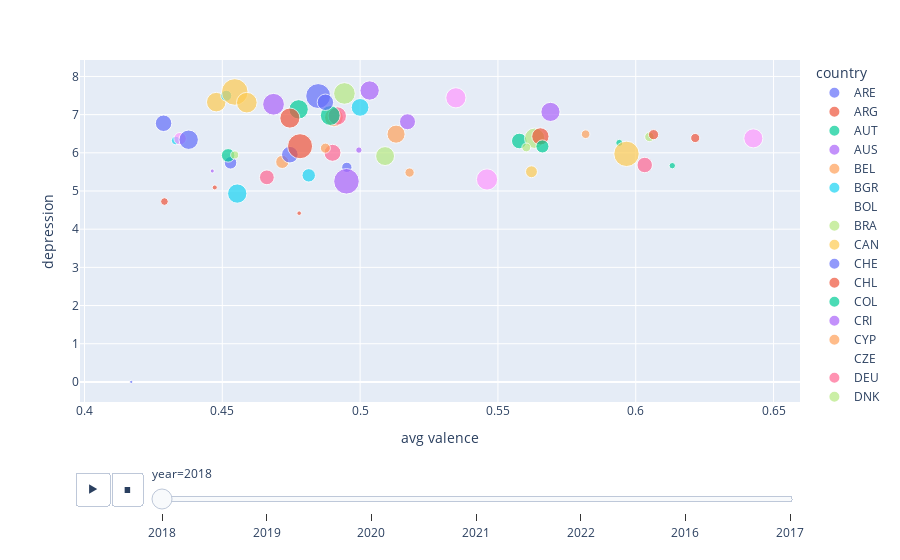

Notebook source saved alongside this figure:
### Code cell
import pandas as pd
import plotly.express as px

data = pd.read_pickle('store.pkl')
figure_animated_all = px.scatter(data, x='avg valence', y='depression', size = 'gdp per cap' ,animation_frame = 'year', color = 'country')
figure_animated_all.show()

### Figure 1 — Plotly figure (JSON) as saved in the notebook; plotly's stock layout.template omitted (floating-point values rounded to 4 significant figures)
{"data": [{"hovertemplate": "country=ARE<br>year=2018<br>avg valence=%{x}<br>depression=%{y}<br>gdp per cap=%{marker.size}<extra></extra>", "legendgroup": "ARE", "marker": {"color": "#636efa", "size": [33893], "sizemode": "area", "sizeref": 248.2, "symbol": "circle"}, "mode": "markers", "name": "ARE", "orientation": "v", "showlegend": true, "type": "scatter", "x": [0.4287], "xaxis": "x", "y": [6.774], "yaxis": "y"}, {"hovertemplate": "country=ARG<br>year=2018<br>avg valence=%{x}<br>depression=%{y}<br>gdp per cap=%{marker.size}<extra></extra>", "legendgroup": "ARG", "marker": {"color": "#EF553B", "size": [10429], "sizemode": "area", "sizeref": 248.2, "symbol": "circle"}, "mode": "markers", "name": "ARG", "orientation": "v", "showlegend": true, "type": "scatter", "x": [0.6216], "xaxis": "x", "y": [6.388], "yaxis": "y"}, {"hovertemplate": "country=AUT<br>year=2018<br>avg valence=%{x}<br>depression=%{y}<br>gdp per cap=%{marker.size}<extra></extra>", "legendgroup": "AUT", "marker": {"color": "#00cc96", "size": [46599], "sizemode": "area", "sizeref": 248.2, "symbol": "circle"}, "mode": "markers", "name": "AUT", "orientation": "v", "showlegend": true, "type": "scatter", "x": [0.4777], "xaxis": "x", "y": [7.139], "yaxis": "y"}, {"hovertemplate": "country=AUS<br>year=2018<br>avg valence=%{x}<br>depression=%{y}<br>gdp per cap=%{marker.size}<extra></extra>", "legendgroup": "AUS", "marker": {"color": "#ab63fa", "size": [58654], "sizemode": "area", "sizeref": 248.2, "symbol": "circle"}, "mode": "markers", "name": "AUS", "orientation": "v", "showlegend": true, "type": "scatter", "x": [0.4686], "xaxis": "x", "y": [7.272], "yaxis": "y"}, {"hovertemplate": "country=BEL<br>year=2018<br>avg valence=%{x}<br>depression=%{y}<br>gdp per cap=%{marker.size}<extra></extra>", "legendgroup": "BEL", "marker": {"color": "#FFA15A", "size": [43968], "sizemode": "area", "sizeref": 248.2, "symbol": "circle"}, "mode": "markers", "name": "BEL", "orientation": "v", "showlegend": true, "type": "scatter", "x": [0.4905], "xaxis": "x", "y": [6.927], "yaxis": "y"}, {"hovertemplate": "country=BGR<br>year=2018<br>avg valence=%{x}<br>depression=%{y}<br>gdp per cap=%{marker.size}<extra></extra>", "legendgroup": "BGR", "marker": {"color": "#19d3f3", "size": [46370], "sizemode": "area", "sizeref": 248.2, "symbol": "circle"}, "mode": "markers", "name": "BGR", "orientation": "v", "showlegend": true, "type": "scatter", "x": [0.4554], "xaxis": "x", "y": [4.933], "yaxis": "y"}, {"hovertemplate": "country=BOL<br>year=2018<br>avg valence=%{x}<br>depression=%{y}<br>gdp per cap=%{marker.size}<extra></extra>", "legendgroup": "BOL", "marker": {"color": "#FF6692", "size": [0], "sizemode": "area", "sizeref": 248.2, "symbol": "circle"}, "mode": "markers", "name": "BOL", "orientation": "v", "showlegend": true, "type": "scatter", "x": [0.5871], "xaxis": "x", "y": [0], "yaxis": "y"}, {"hovertemplate": "country=BRA<br>year=2018<br>avg valence=%{x}<br>depression=%{y}<br>gdp per cap=%{marker.size}<extra></extra>", "legendgroup": "BRA", "marker": {"color": "#B6E880", "size": [11286], "sizemode": "area", "sizeref": 248.2, "symbol": "circle"}, "mode": "markers", "name": "BRA", "orientation": "v", "showlegend": true, "type": "scatter", "x": [0.605], "xaxis": "x", "y": [6.419], "yaxis": "y"}, {"hovertemplate": "country=CAN<br>year=2018<br>avg valence=%{x}<br>depression=%{y}<br>gdp per cap=%{marker.size}<extra></extra>", "legendgroup": "CAN", "marker": {"color": "#FECB52", "size": [47361], "sizemode": "area", "sizeref": 248.2, "symbol": "circle"}, "mode": "markers", "name": "CAN", "orientation": "v", "showlegend": true, "type": "scatter", "x": [0.4478], "xaxis": "x", "y": [7.328], "yaxis": "y"}, {"hovertemplate": "country=CHE<br>year=2018<br>avg valence=%{x}<br>depression=%{y}<br>gdp per cap=%{marker.size}<extra></extra>", "legendgroup": "CHE", "marker": {"color": "#636efa", "size": [77277], "sizemode": "area", "sizeref": 248.2, "symbol": "circle"}, "mode": "markers", "name": "CHE", "orientation": "v", "showlegend": true, "type": "scatter", "x": [0.4848], "xaxis": "x", "y": [7.487], "yaxis": "y"}, {"hovertemplate": "country=CHL<br>year=2018<br>avg valence=%{x}<br>depression=%{y}<br>gdp per cap=%{marker.size}<extra></extra>", "legendgroup": "CHL", "marker": {"color": "#EF553B", "size": [12808], "sizemode": "area", "sizeref": 248.2, "symbol": "circle"}, "mode": "markers", "name": "CHL", "orientation": "v", "showlegend": true, "type": "scatter", "x": [0.6065], "xaxis": "x", "y": [6.476], "yaxis": "y"}, {"hovertemplate": "country=COL<br>year=2018<br>avg valence=%{x}<br>depression=%{y}<br>gdp per cap=%{marker.size}<extra></extra>", "legendgroup": "COL", "marker": {"color": "#00cc96", "size": [6337], "sizemode": "area", "sizeref": 248.2, "symbol": "circle"}, "mode": "markers", "name": "COL", "orientation": "v", "showlegend": true, "type": "scatter", "x": [0.594], "xaxis": "x", "y": [6.26], "yaxis": "y"}, {"hovertemplate": "country=CRI<br>year=2018<br>avg valence=%{x}<br>depression=%{y}<br>gdp per cap=%{marker.size}<extra></extra>", "legendgroup": "CRI", "marker": {"color": "#ab63fa", "size": [45676], "sizemode": "area", "sizeref": 248.2, "symbol": "circle"}, "mode": "markers", "name": "CRI", "orientation": "v", "showlegend": true, "type": "scatter", "x": [0.5691], "xaxis": "x", "y": [7.072], "yaxis": "y"}, {"hovertemplate": "country=CYP<br>year=2018<br>avg valence=%{x}<br>depression=%{y}<br>gdp per cap=%{marker.size}<extra></extra>", "legendgroup": "CYP", "marker": {"color": "#FFA15A", "size": [21514], "sizemode": "area", "sizeref": 248.2, "symbol": "circle"}, "mode": "markers", "name": "CYP", "orientation": "v", "showlegend": true, "type": "scatter", "x": [0.4718], "xaxis": "x", "y": [5.762], "yaxis": "y"}, {"hovertemplate": "country=CZE<br>year=2018<br>avg valence=%{x}<br>depression=%{y}<br>gdp per cap=%{marker.size}<extra></extra>", "legendgroup": "CZE", "marker": {"color": "#19d3f3", "size": [0], "sizemode": "area", "sizeref": 248.2, "symbol": "circle"}, "mode": "markers", "name": "CZE", "orientation": "v", "showlegend": true, "type": "scatter", "x": [0.4682], "xaxis": "x", "y": [6.711], "yaxis": "y"}, {"hovertemplate": "country=DEU<br>year=2018<br>avg valence=%{x}<br>depression=%{y}<br>gdp per cap=%{marker.size}<extra></extra>", "legendgroup": "DEU", "marker": {"color": "#FF6692", "size": [42020], "sizemode": "area", "sizeref": 248.2, "symbol": "circle"}, "mode": "markers", "name": "DEU", "orientation": "v", "showlegend": true, "type": "scatter", "x": [0.4917], "xaxis": "x", "y": [6.965], "yaxis": "y"}, {"hovertemplate": "country=DNK<br>year=2018<br>avg valence=%{x}<br>depression=%{y}<br>gdp per cap=%{marker.size}<extra></extra>", "legendgroup": "DNK", "marker": {"color": "#B6E880", "size": [57967], "sizemode": "area", "sizeref": 248.2, "symbol": "circle"}, "mode": "markers", "name": "DNK", "orientation": "v", "showlegend": true, "type": "scatter", "x": [0.4943], "xaxis": "x", "y": [7.555], "yaxis": "y"}, {"hovertemplate": "country=DOM<br>year=2018<br>avg valence=%{x}<br>depression=%{y}<br>gdp per cap=%{marker.size}<extra></extra>", "legendgroup": "DOM", "marker": {"color": "#FF97FF", "size": [55952], "sizemode": "area", "sizeref": 248.2, "symbol": "circle"}, "mode": "markers", "name": "DOM", "orientation": "v", "showlegend": true, "type": "scatter", "x": [0.546], "xaxis": "x", "y": [5.302], "yaxis": "y"}, {"hovertemplate": "country=ECU<br>year=2018<br>avg valence=%{x}<br>depression=%{y}<br>gdp per cap=%{marker.size}<extra></extra>", "legendgroup": "ECU", "marker": {"color": "#FECB52", "size": [79915], "sizemode": "area", "sizeref": 248.2, "symbol": "circle"}, "mode": "markers", "name": "ECU", "orientation": "v", "showlegend": true, "type": "scatter", "x": [0.5966], "xaxis": "x", "y": [5.973], "yaxis": "y"}, {"hovertemplate": "country=EST<br>year=2018<br>avg valence=%{x}<br>depression=%{y}<br>gdp per cap=%{marker.size}<extra></extra>", "legendgroup": "EST", "marker": {"color": "#636efa", "size": [19569], "sizemode": "area", "sizeref": 248.2, "symbol": "circle"}, "mode": "markers", "name": "EST", "orientation": "v", "showlegend": true, "type": "scatter", "x": [0.453], "xaxis": "x", "y": [5.739], "yaxis": "y"}, {"hovertemplate": "country=EGY<br>year=2018<br>avg valence=%{x}<br>depression=%{y}<br>gdp per cap=%{marker.size}<extra></extra>", "legendgroup": "EGY", "marker": {"color": "#EF553B", "size": [2593], "sizemode": "area", "sizeref": 248.2, "symbol": "circle"}, "mode": "markers", "name": "EGY", "orientation": "v", "showlegend": true, "type": "scatter", "x": [0.4779], "xaxis": "x", "y": [4.419], "yaxis": "y"}, {"hovertemplate": "country=ESP<br>year=2018<br>avg valence=%{x}<br>depression=%{y}<br>gdp per cap=%{marker.size}<extra></extra>", "legendgroup": "ESP", "marker": {"color": "#00cc96", "size": [30273], "sizemode": "area", "sizeref": 248.2, "symbol": "circle"}, "mode": "markers", "name": "ESP", "orientation": "v", "showlegend": true, "type": "scatter", "x": [0.5578], "xaxis": "x", "y": [6.31], "yaxis": "y"}, {"hovertemplate": "country=FIN<br>year=2018<br>avg valence=%{x}<br>depression=%{y}<br>gdp per cap=%{marker.size}<extra></extra>", "legendgroup": "FIN", "marker": {"color": "#ab63fa", "size": [46439], "sizemode": "area", "sizeref": 248.2, "symbol": "circle"}, "mode": "markers", "name": "FIN", "orientation": "v", "showlegend": true, "type": "scatter", "x": [0.5035], "xaxis": "x", "y": [7.632], "yaxis": "y"}, {"hovertemplate": "country=FRA<br>year=2018<br>avg valence=%{x}<br>depression=%{y}<br>gdp per cap=%{marker.size}<extra></extra>", "legendgroup": "FRA", "marker": {"color": "#FFA15A", "size": [40685], "sizemode": "area", "sizeref": 248.2, "symbol": "circle"}, "mode": "markers", "name": "FRA", "orientation": "v", "showlegend": true, "type": "scatter", "x": [0.513], "xaxis": "x", "y": [6.489], "yaxis": "y"}, {"hovertemplate": "country=GBR<br>year=2018<br>avg valence=%{x}<br>depression=%{y}<br>gdp per cap=%{marker.size}<extra></extra>", "legendgroup": "GBR", "marker": {"color": "#19d3f3", "size": [39105], "sizemode": "area", "sizeref": 248.2, "symbol": "circle"}, "mode": "markers", "name": "GBR", "orientation": "v", "showlegend": true, "type": "scatter", "x": [0.5], "xaxis": "x", "y": [7.19], "yaxis": "y"}, {"hovertemplate": "country=GRC<br>year=2018<br>avg valence=%{x}<br>depression=%{y}<br>gdp per cap=%{marker.size}<extra></extra>", "legendgroup": "GRC", "marker": {"color": "#FF6692", "size": [27264], "sizemode": "area", "sizeref": 248.2, "symbol": "circle"}, "mode": "markers", "name": "GRC", "orientation": "v", "showlegend": true, "type": "scatter", "x": [0.4662], "xaxis": "x", "y": [5.358], "yaxis": "y"}, {"hovertemplate": "country=GTM<br>year=2018<br>avg valence=%{x}<br>depression=%{y}<br>gdp per cap=%{marker.size}<extra></extra>", "legendgroup": "GTM", "marker": {"color": "#B6E880", "size": [51428], "sizemode": "area", "sizeref": 248.2, "symbol": "circle"}, "mode": "markers", "name": "GTM", "orientation": "v", "showlegend": true, "type": "scatter", "x": [0.5633], "xaxis": "x", "y": [6.382], "yaxis": "y"}, {"hovertemplate": "country=HKG<br>year=2018<br>avg valence=%{x}<br>depression=%{y}<br>gdp per cap=%{marker.size}<extra></extra>", "legendgroup": "HKG", "marker": {"color": "#FF97FF", "size": [0], "sizemode": "area", "sizeref": 248.2, "symbol": "circle"}, "mode": "markers", "name": "HKG", "orientation": "v", "showlegend": true, "type": "scatter", "x": [0.4254], "xaxis": "x", "y": [5.43], "yaxis": "y"}, {"hovertemplate": "country=HND<br>year=2018<br>avg valence=%{x}<br>depression=%{y}<br>gdp per cap=%{marker.size}<extra></extra>", "legendgroup": "HND", "marker": {"color": "#FECB52", "size": [17639], "sizemode": "area", "sizeref": 248.2, "symbol": "circle"}, "mode": "markers", "name": "HND", "orientation": "v", "showlegend": true, "type": "scatter", "x": [0.5622], "xaxis": "x", "y": [5.504], "yaxis": "y"}, {"hovertemplate": "country=HUN<br>year=2018<br>avg valence=%{x}<br>depression=%{y}<br>gdp per cap=%{marker.size}<extra></extra>", "legendgroup": "HUN", "marker": {"color": "#636efa", "size": [13288], "sizemode": "area", "sizeref": 248.2, "symbol": "circle"}, "mode": "markers", "name": "HUN", "orientation": "v", "showlegend": true, "type": "scatter", "x": [0.4952], "xaxis": "x", "y": [5.62], "yaxis": "y"}, {"hovertemplate": "country=IDN<br>year=2018<br>avg valence=%{x}<br>depression=%{y}<br>gdp per cap=%{marker.size}<extra></extra>", "legendgroup": "IDN", "marker": {"color": "#EF553B", "size": [3122], "sizemode": "area", "sizeref": 248.2, "symbol": "circle"}, "mode": "markers", "name": "IDN", "orientation": "v", "showlegend": true, "type": "scatter", "x": [0.4473], "xaxis": "x", "y": [5.093], "yaxis": "y"}, {"hovertemplate": "country=IRL<br>year=2018<br>avg valence=%{x}<br>depression=%{y}<br>gdp per cap=%{marker.size}<extra></extra>", "legendgroup": "IRL", "marker": {"color": "#00cc96", "size": [48761], "sizemode": "area", "sizeref": 248.2, "symbol": "circle"}, "mode": "markers", "name": "IRL", "orientation": "v", "showlegend": true, "type": "scatter", "x": [0.4892], "xaxis": "x", "y": [6.977], "yaxis": "y"}, {"hovertemplate": "country=ISR<br>year=2018<br>avg valence=%{x}<br>depression=%{y}<br>gdp per cap=%{marker.size}<extra></extra>", "legendgroup": "ISR", "marker": {"color": "#ab63fa", "size": [31852], "sizemode": "area", "sizeref": 248.2, "symbol": "circle"}, "mode": "markers", "name": "ISR", "orientation": "v", "showlegend": true, "type": "scatter", "x": [0.5172], "xaxis": "x", "y": [6.814], "yaxis": "y"}, {"hovertemplate": "country=ISL<br>year=2018<br>avg valence=%{x}<br>depression=%{y}<br>gdp per cap=%{marker.size}<extra></extra>", "legendgroup": "ISL", "marker": {"color": "#19d3f3", "size": [15132], "sizemode": "area", "sizeref": 248.2, "symbol": "circle"}, "mode": "markers", "name": "ISL", "orientation": "v", "showlegend": true, "type": "scatter", "x": [0.4514], "xaxis": "x", "y": [7.495], "yaxis": "y"}, {"hovertemplate": "country=ITA<br>year=2018<br>avg valence=%{x}<br>depression=%{y}<br>gdp per cap=%{marker.size}<extra></extra>", "legendgroup": "ITA", "marker": {"color": "#FF6692", "size": [35972], "sizemode": "area", "sizeref": 248.2, "symbol": "circle"}, "mode": "markers", "name": "ITA", "orientation": "v", "showlegend": true, "type": "scatter", "x": [0.49], "xaxis": "x", "y": [6], "yaxis": "y"}, {"hovertemplate": "country=JPN<br>year=2018<br>avg valence=%{x}<br>depression=%{y}<br>gdp per cap=%{marker.size}<extra></extra>", "legendgroup": "JPN", "marker": {"color": "#B6E880", "size": [44344], "sizemode": "area", "sizeref": 248.2, "symbol": "circle"}, "mode": "markers", "name": "JPN", "orientation": "v", "showlegend": true, "type": "scatter", "x": [0.5091], "xaxis": "x", "y": [5.915], "yaxis": "y"}, {"hovertemplate": "country=LTU<br>year=2018<br>avg valence=%{x}<br>depression=%{y}<br>gdp per cap=%{marker.size}<extra></extra>", "legendgroup": "LTU", "marker": {"color": "#636efa", "size": [34388], "sizemode": "area", "sizeref": 248.2, "symbol": "circle"}, "mode": "markers", "name": "LTU", "orientation": "v", "showlegend": true, "type": "scatter", "x": [0.4745], "xaxis": "x", "y": [5.952], "yaxis": "y"}, {"hovertemplate": "country=LUX<br>year=2018<br>avg valence=%{x}<br>depression=%{y}<br>gdp per cap=%{marker.size}<extra></extra>", "legendgroup": "LUX", "marker": {"color": "#EF553B", "size": [50117], "sizemode": "area", "sizeref": 248.2, "symbol": "circle"}, "mode": "markers", "name": "LUX", "orientation": "v", "showlegend": true, "type": "scatter", "x": [0.4745], "xaxis": "x", "y": [6.91], "yaxis": "y"}, {"hovertemplate": "country=LVA<br>year=2018<br>avg valence=%{x}<br>depression=%{y}<br>gdp per cap=%{marker.size}<extra></extra>", "legendgroup": "LVA", "marker": {"color": "#00cc96", "size": [22818], "sizemode": "area", "sizeref": 248.2, "symbol": "circle"}, "mode": "markers", "name": "LVA", "orientation": "v", "showlegend": true, "type": "scatter", "x": [0.4521], "xaxis": "x", "y": [5.933], "yaxis": "y"}, {"hovertemplate": "country=MAR<br>year=2018<br>avg valence=%{x}<br>depression=%{y}<br>gdp per cap=%{marker.size}<extra></extra>", "legendgroup": "MAR", "marker": {"color": "#ab63fa", "size": [81274], "sizemode": "area", "sizeref": 248.2, "symbol": "circle"}, "mode": "markers", "name": "MAR", "orientation": "v", "showlegend": true, "type": "scatter", "x": [0.4951], "xaxis": "x", "y": [5.254], "yaxis": "y"}, {"hovertemplate": "country=MEX<br>year=2018<br>avg valence=%{x}<br>depression=%{y}<br>gdp per cap=%{marker.size}<extra></extra>", "legendgroup": "MEX", "marker": {"color": "#FFA15A", "size": [9271], "sizemode": "area", "sizeref": 248.2, "symbol": "circle"}, "mode": "markers", "name": "MEX", "orientation": "v", "showlegend": true, "type": "scatter", "x": [0.5818], "xaxis": "x", "y": [6.488], "yaxis": "y"}, {"hovertemplate": "country=MYS<br>year=2018<br>avg valence=%{x}<br>depression=%{y}<br>gdp per cap=%{marker.size}<extra></extra>", "legendgroup": "MYS", "marker": {"color": "#19d3f3", "size": [9041], "sizemode": "area", "sizeref": 248.2, "symbol": "circle"}, "mode": "markers", "name": "MYS", "orientation": "v", "showlegend": true, "type": "scatter", "x": [0.4331], "xaxis": "x", "y": [6.322], "yaxis": "y"}, {"hovertemplate": "country=NIC<br>year=2018<br>avg valence=%{x}<br>depression=%{y}<br>gdp per cap=%{marker.size}<extra></extra>", "legendgroup": "NIC", "marker": {"color": "#B6E880", "size": [9779], "sizemode": "area", "sizeref": 248.2, "symbol": "circle"}, "mode": "markers", "name": "NIC", "orientation": "v", "showlegend": true, "type": "scatter", "x": [0.5603], "xaxis": "x", "y": [6.141], "yaxis": "y"}, {"hovertemplate": "country=NLD<br>year=2018<br>avg valence=%{x}<br>depression=%{y}<br>gdp per cap=%{marker.size}<extra></extra>", "legendgroup": "NLD", "marker": {"color": "#FF97FF", "size": [50744], "sizemode": "area", "sizeref": 248.2, "symbol": "circle"}, "mode": "markers", "name": "NLD", "orientation": "v", "showlegend": true, "type": "scatter", "x": [0.5347], "xaxis": "x", "y": [7.441], "yaxis": "y"}, {"hovertemplate": "country=NOR<br>year=2018<br>avg valence=%{x}<br>depression=%{y}<br>gdp per cap=%{marker.size}<extra></extra>", "legendgroup": "NOR", "marker": {"color": "#FECB52", "size": [87754], "sizemode": "area", "sizeref": 248.2, "symbol": "circle"}, "mode": "markers", "name": "NOR", "orientation": "v", "showlegend": true, "type": "scatter", "x": [0.4545], "xaxis": "x", "y": [7.594], "yaxis": "y"}, {"hovertemplate": "country=NZL<br>year=2018<br>avg valence=%{x}<br>depression=%{y}<br>gdp per cap=%{marker.size}<extra></extra>", "legendgroup": "NZL", "marker": {"color": "#636efa", "size": [33543], "sizemode": "area", "sizeref": 248.2, "symbol": "circle"}, "mode": "markers", "name": "NZL", "orientation": "v", "showlegend": true, "type": "scatter", "x": [0.4874], "xaxis": "x", "y": [7.324], "yaxis": "y"}, {"hovertemplate": "country=PAN<br>year=2018<br>avg valence=%{x}<br>depression=%{y}<br>gdp per cap=%{marker.size}<extra></extra>", "legendgroup": "PAN", "marker": {"color": "#EF553B", "size": [37273], "sizemode": "area", "sizeref": 248.2, "symbol": "circle"}, "mode": "markers", "name": "PAN", "orientation": "v", "showlegend": true, "type": "scatter", "x": [0.5654], "xaxis": "x", "y": [6.43], "yaxis": "y"}, {"hovertemplate": "country=PER<br>year=2018<br>avg valence=%{x}<br>depression=%{y}<br>gdp per cap=%{marker.size}<extra></extra>", "legendgroup": "PER", "marker": {"color": "#00cc96", "size": [5082], "sizemode": "area", "sizeref": 248.2, "symbol": "circle"}, "mode": "markers", "name": "PER", "orientation": "v", "showlegend": true, "type": "scatter", "x": [0.6133], "xaxis": "x", "y": [5.663], "yaxis": "y"}, {"hovertemplate": "country=PHL<br>year=2018<br>avg valence=%{x}<br>depression=%{y}<br>gdp per cap=%{marker.size}<extra></extra>", "legendgroup": "PHL", "marker": {"color": "#ab63fa", "size": [2124], "sizemode": "area", "sizeref": 248.2, "symbol": "circle"}, "mode": "markers", "name": "PHL", "orientation": "v", "showlegend": true, "type": "scatter", "x": [0.4463], "xaxis": "x", "y": [5.524], "yaxis": "y"}, {"hovertemplate": "country=POL<br>year=2018<br>avg valence=%{x}<br>depression=%{y}<br>gdp per cap=%{marker.size}<extra></extra>", "legendgroup": "POL", "marker": {"color": "#FFA15A", "size": [12519], "sizemode": "area", "sizeref": 248.2, "symbol": "circle"}, "mode": "markers", "name": "POL", "orientation": "v", "showlegend": true, "type": "scatter", "x": [0.4874], "xaxis": "x", "y": [6.123], "yaxis": "y"}, {"hovertemplate": "country=PRT<br>year=2018<br>avg valence=%{x}<br>depression=%{y}<br>gdp per cap=%{marker.size}<extra></extra>", "legendgroup": "PRT", "marker": {"color": "#19d3f3", "size": [22450], "sizemode": "area", "sizeref": 248.2, "symbol": "circle"}, "mode": "markers", "name": "PRT", "orientation": "v", "showlegend": true, "type": "scatter", "x": [0.4814], "xaxis": "x", "y": [5.41], "yaxis": "y"}, {"hovertemplate": "country=PRY<br>year=2018<br>avg valence=%{x}<br>depression=%{y}<br>gdp per cap=%{marker.size}<extra></extra>", "legendgroup": "PRY", "marker": {"color": "#FF6692", "size": [29762], "sizemode": "area", "sizeref": 248.2, "symbol": "circle"}, "mode": "markers", "name": "PRY", "orientation": "v", "showlegend": true, "type": "scatter", "x": [0.6033], "xaxis": "x", "y": [5.681], "yaxis": "y"}, {"hovertemplate": "country=ROU<br>year=2018<br>avg valence=%{x}<br>depression=%{y}<br>gdp per cap=%{marker.size}<extra></extra>", "legendgroup": "ROU", "marker": {"color": "#B6E880", "size": [8120], "sizemode": "area", "sizeref": 248.2, "symbol": "circle"}, "mode": "markers", "name": "ROU", "orientation": "v", "showlegend": true, "type": "scatter", "x": [0.4545], "xaxis": "x", "y": [5.945], "yaxis": "y"}, {"hovertemplate": "country=SAU<br>year=2018<br>avg valence=%{x}<br>depression=%{y}<br>gdp per cap=%{marker.size}<extra></extra>", "legendgroup": "SAU", "marker": {"color": "#FF97FF", "size": [19263], "sizemode": "area", "sizeref": 248.2, "symbol": "circle"}, "mode": "markers", "name": "SAU", "orientation": "v", "showlegend": true, "type": "scatter", "x": [0.4347], "xaxis": "x", "y": [6.371], "yaxis": "y"}, {"hovertemplate": "country=SWE<br>year=2018<br>avg valence=%{x}<br>depression=%{y}<br>gdp per cap=%{marker.size}<extra></extra>", "legendgroup": "SWE", "marker": {"color": "#FECB52", "size": [52801], "sizemode": "area", "sizeref": 248.2, "symbol": "circle"}, "mode": "markers", "name": "SWE", "orientation": "v", "showlegend": true, "type": "scatter", "x": [0.4589], "xaxis": "x", "y": [7.314], "yaxis": "y"}, {"hovertemplate": "country=SGP<br>year=2018<br>avg valence=%{x}<br>depression=%{y}<br>gdp per cap=%{marker.size}<extra></extra>", "legendgroup": "SGP", "marker": {"color": "#636efa", "size": [46736], "sizemode": "area", "sizeref": 248.2, "symbol": "circle"}, "mode": "markers", "name": "SGP", "orientation": "v", "showlegend": true, "type": "scatter", "x": [0.4378], "xaxis": "x", "y": [6.343], "yaxis": "y"}, {"hovertemplate": "country=SVK<br>year=2018<br>avg valence=%{x}<br>depression=%{y}<br>gdp per cap=%{marker.size}<extra></extra>", "legendgroup": "SVK", "marker": {"color": "#EF553B", "size": [77947], "sizemode": "area", "sizeref": 248.2, "symbol": "circle"}, "mode": "markers", "name": "SVK", "orientation": "v", "showlegend": true, "type": "scatter", "x": [0.4782], "xaxis": "x", "y": [6.173], "yaxis": "y"}, {"hovertemplate": "country=SLV<br>year=2018<br>avg valence=%{x}<br>depression=%{y}<br>gdp per cap=%{marker.size}<extra></extra>", "legendgroup": "SLV", "marker": {"color": "#00cc96", "size": [21277], "sizemode": "area", "sizeref": 248.2, "symbol": "circle"}, "mode": "markers", "name": "SLV", "orientation": "v", "showlegend": true, "type": "scatter", "x": [0.5661], "xaxis": "x", "y": [6.167], "yaxis": "y"}, {"hovertemplate": "country=THA<br>year=2018<br>avg valence=%{x}<br>depression=%{y}<br>gdp per cap=%{marker.size}<extra></extra>", "legendgroup": "THA", "marker": {"color": "#ab63fa", "size": [5076], "sizemode": "area", "sizeref": 248.2, "symbol": "circle"}, "mode": "markers", "name": "THA", "orientation": "v", "showlegend": true, "type": "scatter", "x": [0.4996], "xaxis": "x", "y": [6.072], "yaxis": "y"}, {"hovertemplate": "country=TUR<br>year=2018<br>avg valence=%{x}<br>depression=%{y}<br>gdp per cap=%{marker.size}<extra></extra>", "legendgroup": "TUR", "marker": {"color": "#FFA15A", "size": [10742], "sizemode": "area", "sizeref": 248.2, "symbol": "circle"}, "mode": "markers", "name": "TUR", "orientation": "v", "showlegend": true, "type": "scatter", "x": [0.5179], "xaxis": "x", "y": [5.483], "yaxis": "y"}, {"hovertemplate": "country=TWN<br>year=2018<br>avg valence=%{x}<br>depression=%{y}<br>gdp per cap=%{marker.size}<extra></extra>", "legendgroup": "TWN", "marker": {"color": "#19d3f3", "size": [0], "sizemode": "area", "sizeref": 248.2, "symbol": "circle"}, "mode": "markers", "name": "TWN", "orientation": "v", "showlegend": true, "type": "scatter", "x": [0.4125], "xaxis": "x", "y": [0], "yaxis": "y"}, {"hovertemplate": "country=USA<br>year=2018<br>avg valence=%{x}<br>depression=%{y}<br>gdp per cap=%{marker.size}<extra></extra>", "legendgroup": "USA", "marker": {"color": "#B6E880", "size": [0], "sizemode": "area", "sizeref": 248.2, "symbol": "circle"}, "mode": "markers", "name": "USA", "orientation": "v", "showlegend": true, "type": "scatter", "x": [0.4538], "xaxis": "x", "y": [6.886], "yaxis": "y"}, {"hovertemplate": "country=URY<br>year=2018<br>avg valence=%{x}<br>depression=%{y}<br>gdp per cap=%{marker.size}<extra></extra>", "legendgroup": "URY", "marker": {"color": "#FF97FF", "size": [45125], "sizemode": "area", "sizeref": 248.2, "symbol": "circle"}, "mode": "markers", "name": "URY", "orientation": "v", "showlegend": true, "type": "scatter", "x": [0.6427], "xaxis": "x", "y": [6.379], "yaxis": "y"}, {"hovertemplate": "country=VNM<br>year=2018<br>avg valence=%{x}<br>depression=%{y}<br>gdp per cap=%{marker.size}<extra></extra>", "legendgroup": "VNM", "marker": {"color": "#636efa", "size": [1318], "sizemode": "area", "sizeref": 248.2, "symbol": "circle"}, "mode": "markers", "name": "VNM", "orientation": "v", "showlegend": true, "type": "scatter", "x": [0.417], "xaxis": "x", "y": [0], "yaxis": "y"}, {"hovertemplate": "country=ZAF<br>year=2018<br>avg valence=%{x}<br>depression=%{y}<br>gdp per cap=%{marker.size}<extra></extra>", "legendgroup": "ZAF", "marker": {"color": "#EF553B", "size": [7329], "sizemode": "area", "sizeref": 248.2, "symbol": "circle"}, "mode": "markers", "name": "ZAF", "orientation": "v", "showlegend": true, "type": "scatter", "x": [0.429], "xaxis": "x", "y": [4.724], "yaxis": "y"}], "layout": {"legend": {"itemsizing": "constant", "title": {"text": "country"}, "tracegroupgap": 0}, "margin": {"t": 60}, "sliders": [{"active": 0, "currentvalue": {"prefix": "year="}, "len": 0.9, "pad": {"b": 10, "t": 60}, "steps": [{"args": [["2018"], {"frame": {"duration": 0, "redraw": false}, "fromcurrent": true, "mode": "immediate", "transition": {"duration": 0, "easing": "linear"}}], "label": "2018", "method": "animate"}, {"args": [["2019"], {"frame": {"duration": 0, "redraw": false}, "fromcurrent": true, "mode": "immediate", "transition": {"duration": 0, "easing": "linear"}}], "label": "2019", "method": "animate"}, {"args": [["2020"], {"frame": {"duration": 0, "redraw": false}, "fromcurrent": true, "mode": "immediate", "transition": {"duration": 0, "easing": "linear"}}], "label": "2020", "method": "animate"}, {"args": [["2021"], {"frame": {"duration": 0, "redraw": false}, "fromcurrent": true, "mode": "immediate", "transition": {"duration": 0, "easing": "linear"}}], "label": "2021", "method": "animate"}, {"args": [["2022"], {"frame": {"duration": 0, "redraw": false}, "fromcurrent": true, "mode": "immediate", "transition": {"duration": 0, "easing": "linear"}}], "label": "2022", "method": "animate"}, {"args": [["2016"], {"frame": {"duration": 0, "redraw": false}, "fromcurrent": true, "mode": "immediate", "transition": {"duration": 0, "easing": "linear"}}], "label": "2016", "method": "animate"}, {"args": [["2017"], {"frame": {"duration": 0, "redraw": false}, "fromcurrent": true, "mode": "immediate", "transition": {"duration": 0, "easing": "linear"}}], "label": "2017", "method": "animate"}], "x": 0.1, "xanchor": "left", "y": 0, "yanchor": "top"}], "updatemenus": [{"buttons": [{"args": [null, {"frame": {"duration": 500, "redraw": false}, "fromcurrent": true, "mode": "immediate", "transition": {"duration": 500, "easing": "linear"}}], "label": "&#9654;", "method": "animate"}, {"args": [[null], {"frame": {"duration": 0, "redraw": false}, "fromcurrent": true, "mode": "immediate", "transition": {"duration": 0, "easing": "linear"}}], "label": "&#9724;", "method": "animate"}], "direction": "left", "pad": {"r": 10, "t": 70}, "showactive": false, "type": "buttons", "x": 0.1, "xanchor": "right", "y": 0, "yanchor": "top"}], "xaxis": {"anchor": "y", "domain": [0, 1], "title": {"text": "avg valence"}}, "yaxis": {"anchor": "x", "domain": [0, 1], "title": {"text": "depression"}}}}
